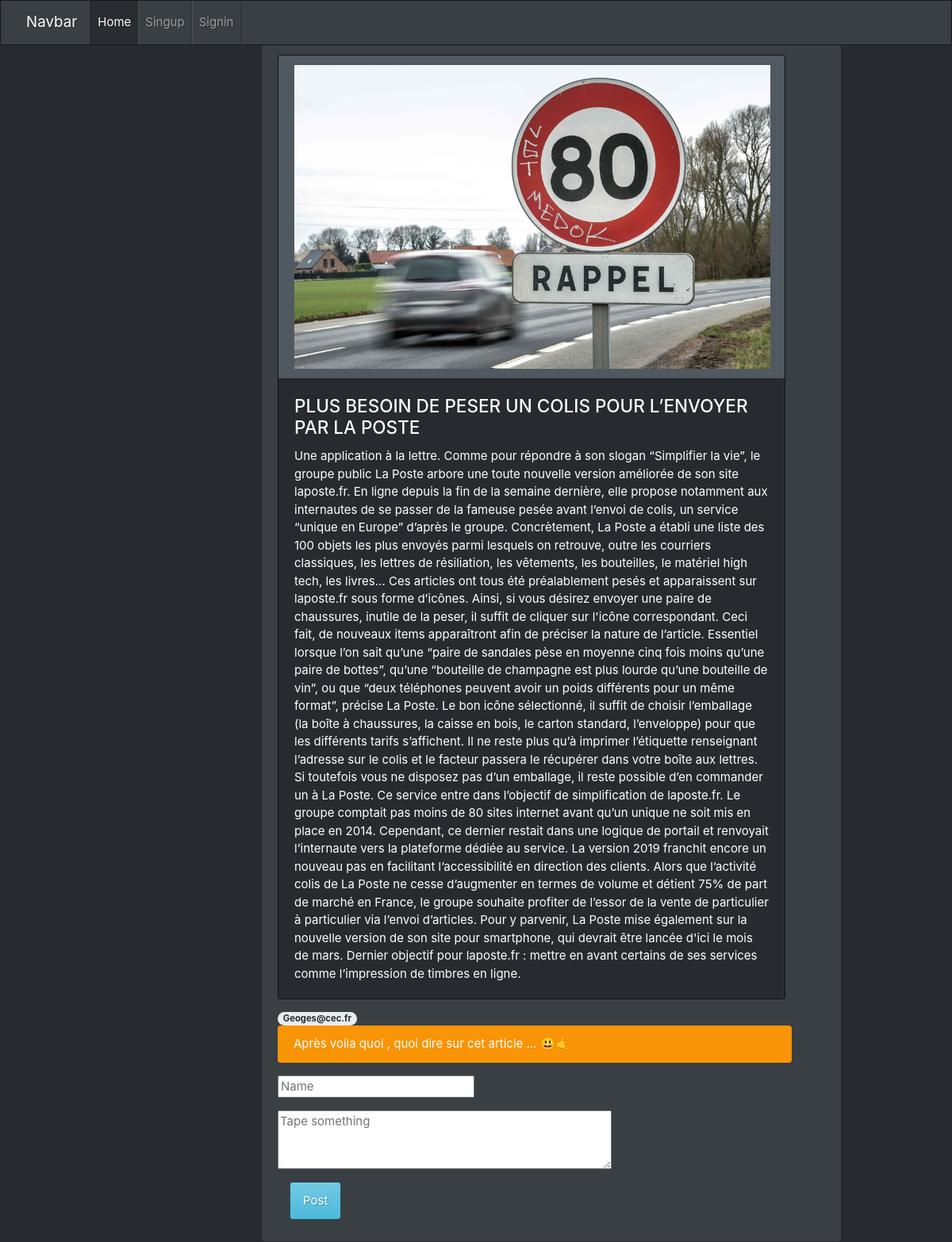
The app's page /index.php?action=more&id=17 with its own data.
### tables this page shows
CREATE TABLE `article` (
  `id` tinyint(6) unsigned NOT NULL AUTO_INCREMENT,
  `title` varchar(255) NOT NULL,
  `content` text DEFAULT NULL,
  `author` tinyint(6) unsigned NOT NULL,
  `image` varchar(255) DEFAULT NULL,
  PRIMARY KEY (`id`),
  KEY `author` (`author`),
  CONSTRAINT `article_ibfk_1` FOREIGN KEY (`author`) REFERENCES `user` (`id`)
);

CREATE TABLE `commentaire` (
  `id` int(6) NOT NULL AUTO_INCREMENT,
  `username` varchar(255) NOT NULL,
  `content` text NOT NULL,
  `article` tinyint(6) unsigned NOT NULL,
  PRIMARY KEY (`id`),
  KEY `article` (`article`),
  CONSTRAINT `commentaire_ibfk_1` FOREIGN KEY (`article`) REFERENCES `article` (`id`) ON DELETE CASCADE ON UPDATE CASCADE
);

### src/Controller/ArticleController.php (called while the page is built, shortened)
<?php
include "conect.php";
if(isset($_GET['action'])){
    $action = strip_tags($_GET['action']).'Action';
}
$tabAction = ['newarticleAction','mylistAction','moreAction','listAction'] ;
echo in_array($action,$tabAction) ? $action($pdo) : listAction($pdo); ;
function moreAction(object $pdo=null):void
{
    include "View/Article/details.php";
}
?>

### src/script/function.php (called while the page is built, shortened)
<?php
function getArticle(int $id,$pdo):array
{
    $array              =[];
    $query              = 'SELECT article.id, article.title, article.content, article.author,article.image FROM article LEFT JOIN user ON article.author=user.id WHERE article.id=:id';
    $statement          = $pdo->prepare($query);
    $statement->execute([':id' => (int)$id]);
    while( $data = $statement->fetch(PDO::FETCH_ASSOC) ) {
        $array[]        = $data;
    }
    return !$array ? [] : $array;
}
function getComs($article,$pdo):array
{
    $array              =[];
    $query              = 'SELECT commentaire.id,commentaire.username,commentaire.content FROM commentaire WHERE article =:article';
    $statement          = $pdo->prepare($query);
    $statement->execute([':article' => $article]);
    while( $data = $statement->fetch(PDO::FETCH_ASSOC) ){
        $array[]=$data;
    }
    return empty($array) ? [] : $array;
}

### src/View/Article/details.php (the view, shortened to what this page needs)
<div class='alert alert-dismissible alert-primary'><?php
    if(isset($_GET['id'])):
        $article = getArticle($_GET['id'],$pdo);?>
            <?php
                foreach($article as $item){?>
                    <tr>
                        <div class="card text-white bg-dark mb-3" style="max-width: 40rem;">
                            <div class="card-header"><?php if($item['image']!= './files/'){?> <img width='600' heigth='300' src= <?= $item['image'] ?>><?php }?></div>
                            <div class="card-body">
                                <h4 class="card-title"><?=$item['title']?></h4>
                                <p class="card-text"><?=$item['content']?></p>
                            </div>
                        </div>
                    </tr><?php
                }
                if(isset($item)){
                    $coms   = getComs($item['id'],$pdo);
                }
                ?>
                <tr>
                    <?php
                    if(isset($coms)){
                        foreach($coms as $aCom){?>
                            <span class="badge badge-pill badge-light">
                                <?php echo $aCom['username'];?>
                            </span>
                            <br>
                            <div class="alert alert-dismissible alert-warning">
                                <?php echo $aCom['content'];?>
                            </div><?php
                        }
                    }else{
                        beFirstCom();
                    }?>
                </tr>
    <?php
    endif;?>
        <div class="container">
            <form action="index.php?action=more&id=<?php htmlspecialchars($_GET['id']);?>" method="POST" >
                <div class="form-group row">
                    <input type="text" name="username" id="username" required="required" value="<?php echo isset($_SESSION["connexion"]) ? $_SESSION["connexion"] :'';?>" placeholder="Name">
                </div>
                <div class="form-group row">
                    <textarea name="coment" name="coment" rows="3" cols="40" required="required" placeholder="Tape something"></textarea>
                </div>
                <button class="btn btn-info" type="submit">Post</button>
            </form>
        </div>
</div>

### records on screen
article: image (picture), title "PLUS BESOIN DE PESER UN COLIS POUR L’ENVOYER PAR LA POSTE", content "Une application à la lettre. Comme pour répondre à son slogan “Simplifier la vie”, le groupe public La Poste arbore une toute nouvelle version améliorée de son site laposte.fr. En ligne depuis la fin de la semaine dernière, elle propose notamment aux internautes de se passer de la fameuse pesée avant l’envoi de colis, un service “unique en Europe” d’après le groupe. Concrètement, La Poste a établi une liste des 100 objets les plus envoyés parmi lesquels on retrouve, outre les courriers classiques, les lettres de résiliation, les vêtements, les bouteilles, le matériel high tech, les livres… Ces articles ont tous été préalablement pesés et apparaissent sur laposte.fr sous forme d’icônes.…"
commentaire: username "Geoges@cec.fr", content "Après voila quoi , quoi dire sur cet article ... 😃🤙"
